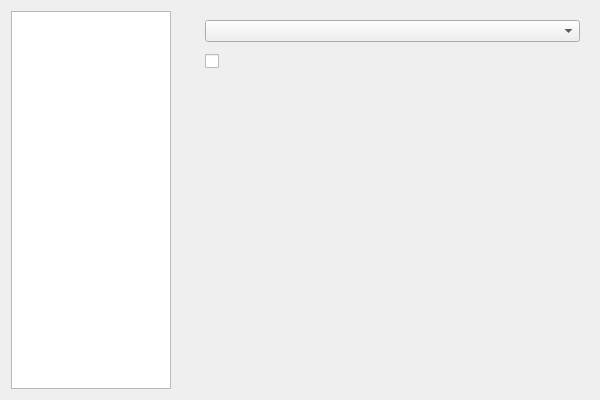
<?xml version="1.0" encoding="UTF-8"?>
<ui version="4.0">
 <class>SettingsDialog</class>
 <widget class="QDialog" name="SettingsDialog">
  <property name="geometry">
   <rect>
    <x>0</x>
    <y>0</y>
    <width>600</width>
    <height>400</height>
   </rect>
  </property>
  <property name="modal">
   <bool>true</bool>
  </property>
  <layout class="QHBoxLayout" name="horizontalLayout">
   <item>
    <widget class="QListWidget" name="listNavigation">
     <property name="maximumSize">
      <size>
       <width>160</width>
       <height>16777215</height>
      </size>
     </property>
     <property name="editTriggers">
      <set>QAbstractItemView::EditTrigger::NoEditTriggers</set>
     </property>
     <property name="showDropIndicator" stdset="0">
      <bool>false</bool>
     </property>
    </widget>
   </item>
   <item>
    <widget class="QStackedWidget" name="viewStack">
     <widget class="QWidget" name="pageUserInterface">
      <layout class="QFormLayout" name="formLayout">
       <property name="horizontalSpacing">
        <number>12</number>
       </property>
       <property name="verticalSpacing">
        <number>12</number>
       </property>
       <item row="0" column="0">
        <widget class="QLabel" name="lblTheme"/>
       </item>
       <item row="0" column="1">
        <widget class="QComboBox" name="cmbTheme"/>
       </item>
       <item row="1" column="0">
        <widget class="QLabel" name="lblUpdates"/>
       </item>
       <item row="1" column="1">
        <widget class="QCheckBox" name="chkUpdates"/>
       </item>
      </layout>
     </widget>
    </widget>
   </item>
  </layout>
 </widget>
 <resources/>
 <connections/>
</ui>
